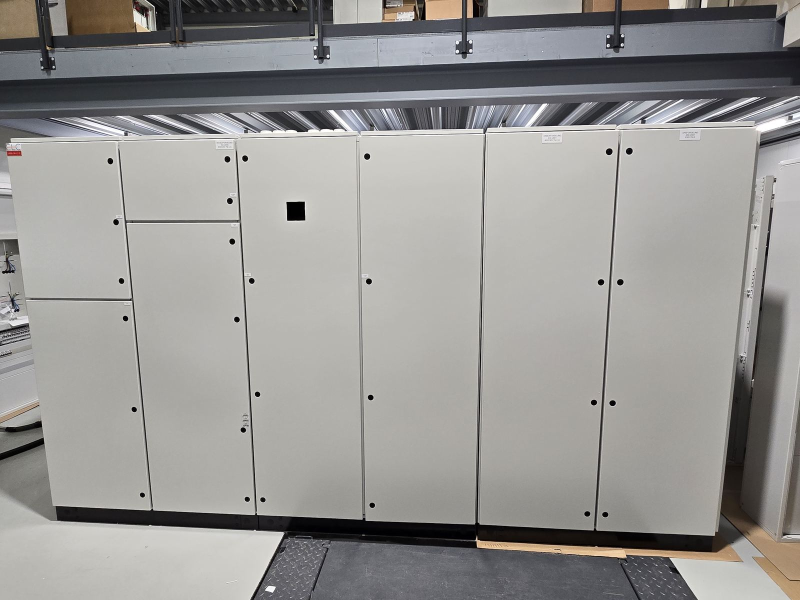
#> input picture elconnect/img/hovedtavle-HF1.jpg, 1600 x 1200 px, found by its file name (shown at 1/2 size); its folder holds 8 pictures in this run
$ python _lag_bilder.py
#> lines starting #> are read from the running program, lines starting #| are printed output that depends on the picture
# Engangsjobb: beskjærer og komprimerer Elconnects egne bilder til demoen.
import os
from PIL import Image, ImageOps

SRC = 'elconnect/img'


def last(navn):
#> called with navn = 'hovedtavle-HF1.jpg'
    im = Image.open(os.path.join(SRC, navn))
#> im is the input picture: PIL image 1600x1200 RGB; mean R, G, B 150.4, 149.3, 146.9
    return ImageOps.exif_transpose(im).convert('RGB')


def crop(im, forhold):
#> called with forhold = 0.8
    w, h = im.size
#> w = 1600; h = 1200
    if w / h > forhold:
        ny_w = int(h * forhold)
#> ny_w = 960
        x = (w - ny_w) // 2
#> x = 320
        boks = (x, 0, x + ny_w, h)
#> boks = (320, 0, 1280, 1200)
    else:
        ny_h = int(w / forhold)
        y = (h - ny_h) // 2
        boks = (0, y, w, y + ny_h)
    return im.crop(boks)
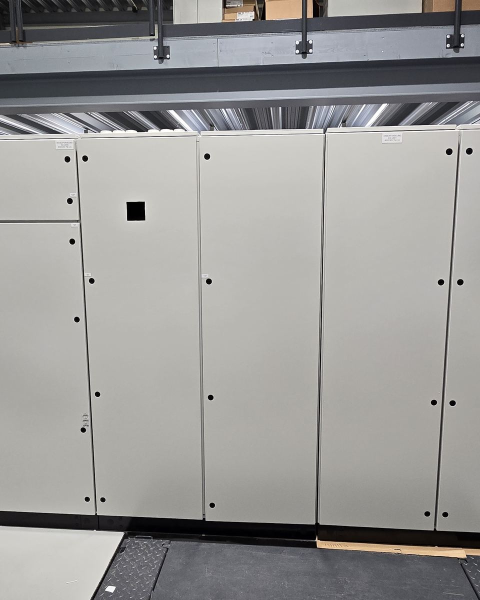
#> returned value: PIL image 960x1200 RGB (shown at 1/2 size); mean R, G, B 153.3, 152.6, 150.7


def lagre(im, navn, bredde, kvalitet=80):
#> called with navn = 'hero.jpg', bredde = 1000, kvalitet = 78
    w, h = im.size
#> w = 960; h = 1200
    hoyde = int(h * bredde / w)
#> hoyde = 1250
    im = im.resize((bredde, hoyde), Image.LANCZOS)
#> im: PIL image 1000x1250 RGB
    sti = os.path.join(SRC, navn)
    im.save(sti, 'JPEG', quality=kvalitet, optimize=True, progressive=True)
    print(f'{navn:28} {im.size[0]}x{im.size[1]} {os.path.getsize(sti) // 1024} kB')
#| hero.jpg                     1000x1250 99 kB


hero = crop(last('hovedtavle-HF1.jpg'), 4 / 5)
lagre(hero, 'hero.jpg', 1000, 78)

detalj = crop(last('underfordeling-UF1.jpg'), 3 / 4)
#> call 2 of last, with navn = 'underfordeling-UF1.jpg'
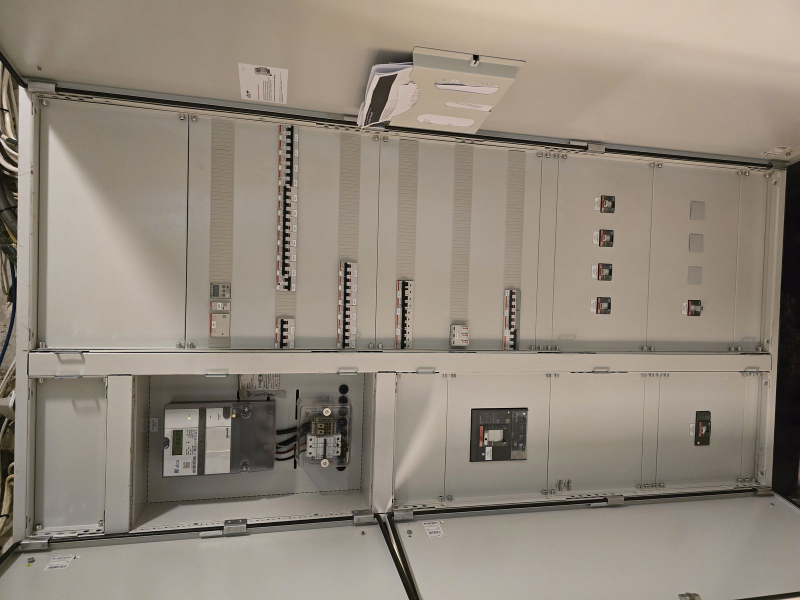
#> input picture elconnect/img/underfordeling-UF1.jpg, 1600 x 1200 px, found by its file name (shown at 1/2 size)
#> in last, im is the input picture: PIL image 1600x1200 RGB; mean R, G, B 146.8, 136.8, 124.3
#> call 2 of crop, with forhold = 0.75
#> in crop (call 2), `ny_w = int(h * forhold)`: ny_w = 900
#> in crop (call 2), `x = (w - ny_w) // 2`: x = 350
#> in crop (call 2), `boks = (x, 0, x + ny_w, h)`: boks = (350, 0, 1250, 1200)
#> in crop (call 2), `return im.crop(boks)`:
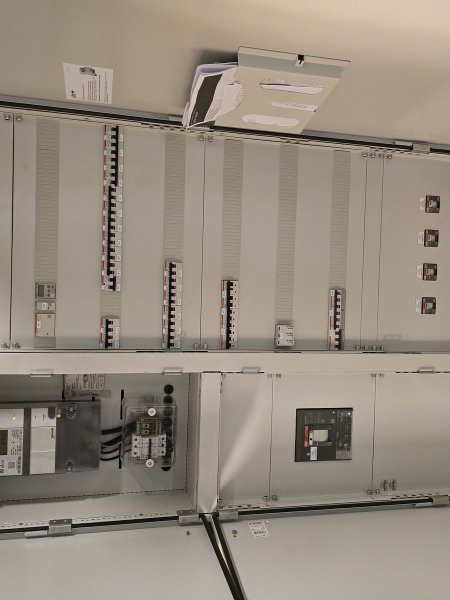
#> returned value: PIL image 900x1200 RGB (shown at 1/2 size); mean R, G, B 150.1, 139.7, 127
lagre(detalj, 'tavle-detalj.jpg', 820, 78)
#> call 2 of lagre, with navn = 'tavle-detalj.jpg', bredde = 820, kvalitet = 78
#> in lagre (call 2), `im = im.resize((bredde, hoyde), Image.LANCZOS)`:
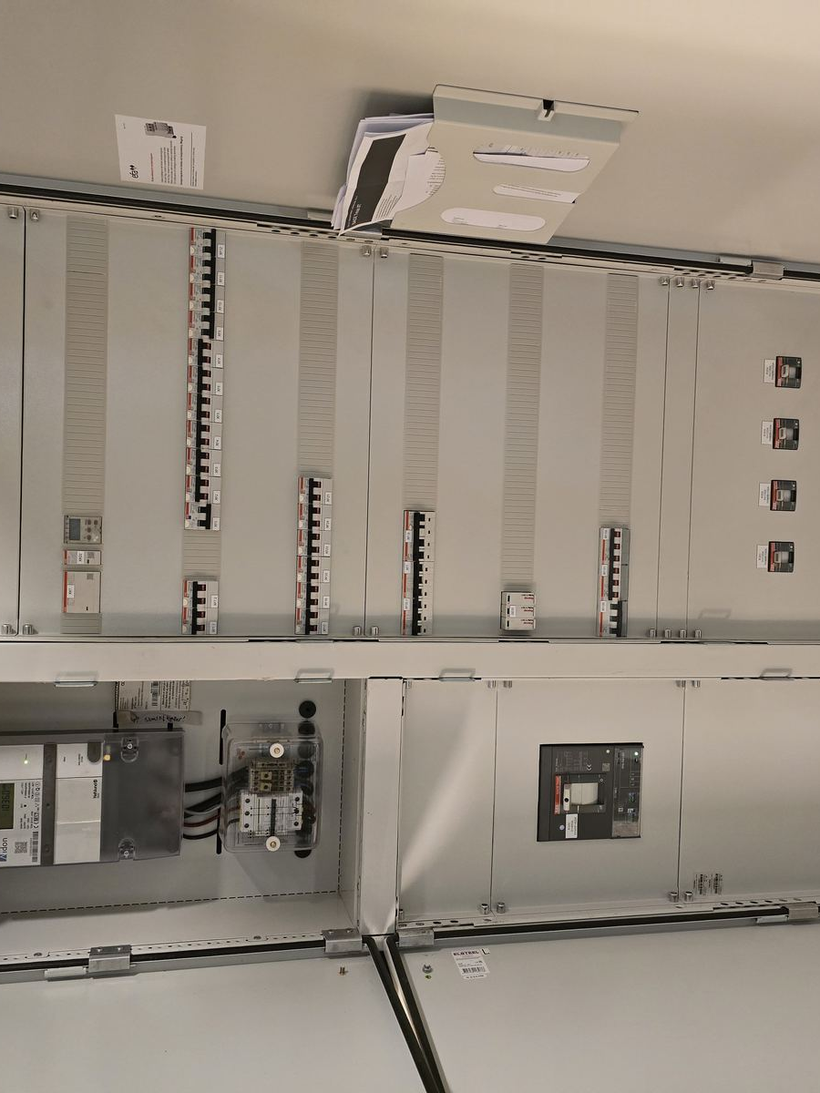
#> im: PIL image 820x1093 RGB; mean R, G, B 150.1, 139.7, 127
#| tavle-detalj.jpg             820x1093 84 kB

prosjekter = {
    'prosjekt-nadderud.jpg': ('projects-nadderud-idrettspark.jpg', 400, None),
    'prosjekt-vision.jpg': ('projects-vision.webp', 800, 16 / 9),
    'prosjekt-campus.jpg': ('projects-campus-ulleval.avif', 800, 16 / 9),
    'prosjekt-delta.jpg': ('projects-delta.jpg', 800, 16 / 9),
    'prosjekt-radhuspassasjen.jpg': ('projects-radhuspassasjen.jpg', 800, 16 / 9),
    'prosjekt-sio.jpg': ('projects-sio-studentbolig.webp', 800, 16 / 9),
}
for ut, (inn, bredde, forhold) in prosjekter.items():
    im = last(inn)
#> (the run stopped early here; a loop or call above may not have finished)
